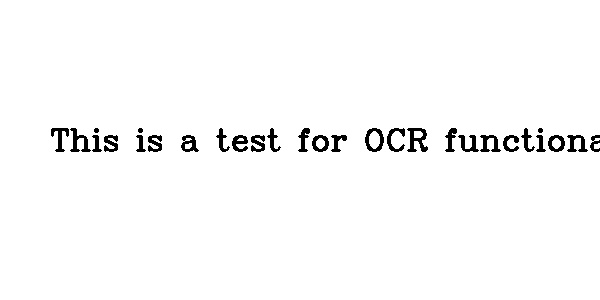
#> input picture ocr_test_image.jpg, 600 x 300 px
$ python -i standalone_ocr.py   (imports and definitions only)
#> lines starting #> are read from the running program, lines starting #| are printed output that depends on the picture; after the words box and inside, x2 and y2 are one past the last pixel; in counts of white or black regions, pixels touching at a corner belong together
#> further down, picture is the input picture: shape (300, 600, 3); min 0, max 255, mean 249.2
import cv2
import pytesseract
import os
import tkinter as tk
from tkinter import messagebox, filedialog, Button, Label, Frame, TOP, BOTTOM, LEFT, RIGHT, X, Y, BOTH
import numpy as np
import time
from PIL import Image, ImageTk
import threading

class StandaloneOCR:
    def __init__(self):
        # Set Tesseract path
        pytesseract.pytesseract.tesseract_cmd = r'C:\Program Files\Tesseract-OCR\tesseract.exe'

        # Create directories
        self.results_dir = "ocr_results"
        if not os.path.exists(self.results_dir):
            os.makedirs(self.results_dir)

        # Check if Tesseract is available
        try:
            pytesseract.get_tesseract_version()
#> (this line was passed over: pytesseract is not available in this run)
            print("Tesseract OCR initialized successfully")
            self.tesseract_available = True
        except Exception as e:
            print(f"Error initializing Tesseract: {e}")
            self.tesseract_available = False

        # Live mode variables
        self.live_mode_active = False
        self.live_thread = None
        self.last_ocr_text = ""
        self.ocr_cooldown = 1.0  # seconds between OCR attempts in live mode
        self.last_ocr_time = 0

    # [108 lines left out: function capture_from_webcam, not called in this run]

    def process_image(self, image):
        """Process image for better OCR results"""
        if image is None:
            print("Error: Cannot process None image")
            return None

        try:
            # Convert to grayscale
            gray = cv2.cvtColor(image, cv2.COLOR_BGR2GRAY)

            # Increase contrast using CLAHE
            clahe = cv2.createCLAHE(clipLimit=2.0, tileGridSize=(8, 8))
            enhanced = clahe.apply(gray)

            # Apply noise reduction
            denoised = cv2.fastNlMeansDenoising(enhanced, None, 10, 7, 21)

            # Try different thresholding methods
            # 1. Adaptive thresholding
            thresh1 = cv2.adaptiveThreshold(denoised, 255, cv2.ADAPTIVE_THRESH_GAUSSIAN_C,
                                         cv2.THRESH_BINARY, 11, 2)
#> thresh1: shape (300, 600); 97.7% white; 31 black regions (2 under 20 px), largest, box (x1, y1, x2, y2) and area: (407, 128, 428, 152) 264, (70, 128, 91, 152) 212, (365, 128, 384, 152) 210

            # 2. Otsu's thresholding
            _, thresh2 = cv2.threshold(denoised, 0, 255, cv2.THRESH_BINARY + cv2.THRESH_OTSU)

            # Save the processed images for reference
            timestamp = time.strftime("%Y%m%d-%H%M%S")
            cv2.imwrite(os.path.join(self.results_dir, f"original_{timestamp}.jpg"), image)
            cv2.imwrite(os.path.join(self.results_dir, f"processed_adaptive_{timestamp}.jpg"), thresh1)
            cv2.imwrite(os.path.join(self.results_dir, f"processed_otsu_{timestamp}.jpg"), thresh2)

            try:
                # Display the processing steps
                # Ensure all images are valid and properly formatted
                if image is not None and gray is not None and thresh1 is not None and thresh2 is not None:
                    # Create a stack of images
                    h, w = image.shape[:2]
#> h = 300; w = 600
                    h_new = h // 2
#> h_new = 150
                    w_new = w // 2
#> w_new = 300

                    # Ensure minimum size
                    h_new = max(h_new, 200)
#> h_new = 200
                    w_new = max(w_new, 200)

                    # Resize images for display
                    img_resized = cv2.resize(image, (w_new, h_new))
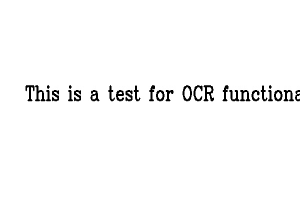
#> img_resized: shape (200, 300, 3); min 0, max 255, mean 249.2
                    gray_resized = cv2.resize(gray, (w_new, h_new))
                    thresh1_resized = cv2.resize(thresh1, (w_new, h_new))
                    thresh2_resized = cv2.resize(thresh2, (w_new, h_new))

                    # Convert grayscale to BGR for stacking
                    gray_bgr = cv2.cvtColor(gray_resized, cv2.COLOR_GRAY2BGR)
                    thresh1_bgr = cv2.cvtColor(thresh1_resized, cv2.COLOR_GRAY2BGR)
                    thresh2_bgr = cv2.cvtColor(thresh2_resized, cv2.COLOR_GRAY2BGR)

                    # Create display layout (2x2 grid)
                    top_row = np.hstack((img_resized, gray_bgr))
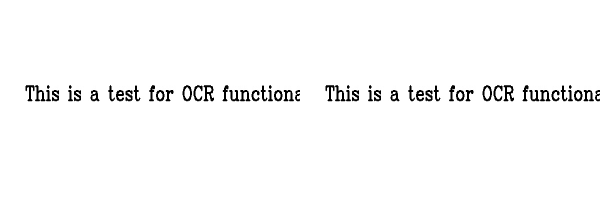
#> top_row: shape (200, 600, 3); min 0, max 255, mean 249.2
                    bottom_row = np.hstack((thresh1_bgr, thresh2_bgr))

                    # Check that the arrays can be stacked
                    if top_row.shape == bottom_row.shape:
                        display = np.vstack((top_row, bottom_row))
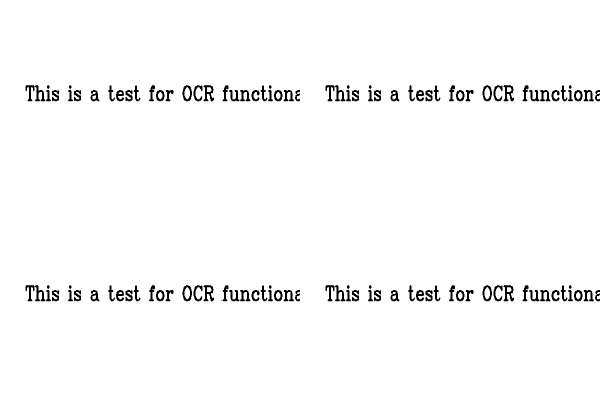
#> display: shape (400, 600, 3); min 0, max 255, mean 249.2

                        # Add labels
                        cv2.putText(display, "Original", (10, 30), cv2.FONT_HERSHEY_SIMPLEX, 0.8, (0, 255, 0), 2)
                        cv2.putText(display, "Grayscale", (w_new + 10, 30), cv2.FONT_HERSHEY_SIMPLEX, 0.8, (0, 255, 0), 2)
                        cv2.putText(display, "Adaptive Threshold", (10, h_new + 30), cv2.FONT_HERSHEY_SIMPLEX, 0.8, (0, 255, 0), 2)
                        cv2.putText(display, "Otsu Threshold", (w_new + 10, h_new + 30), cv2.FONT_HERSHEY_SIMPLEX, 0.8, (0, 255, 0), 2)
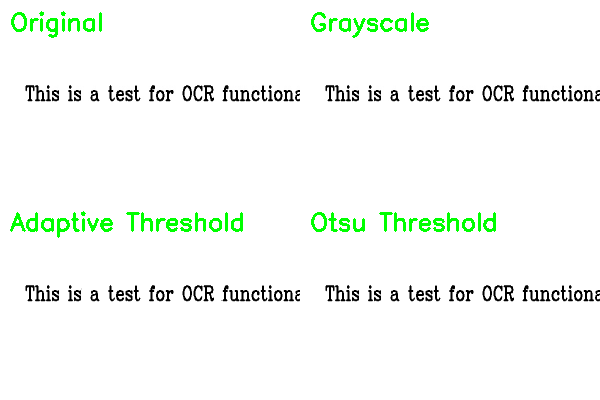
#> display: shape (400, 600, 3); mean B, G, R 244.4, 249.2, 244.4

                        # Create window
                        cv2.namedWindow("Processing Steps", cv2.WINDOW_NORMAL)
                        cv2.resizeWindow("Processing Steps", 1280, 720)

                        # Show the display
                        cv2.imshow("Processing Steps", display)
                        cv2.waitKey(2000)  # Show for 2 seconds
                        cv2.destroyAllWindows()
                    else:
                        print("Warning: Could not create processing display due to mismatched shapes")
            except Exception as e:
                print(f"Warning: Could not display processing steps: {e}")
                # Continue with processing even if display fails

            # For better OCR results, use the adaptive thresholding
            return thresh1

        except Exception as e:
            print(f"Error during image processing: {e}")
            return None

    # [455 lines left out: functions perform_ocr, perform_quick_ocr, save_results, run_live_ocr, update_video, toggle_live_mode and 5 more, not called in this run]

# [6 lines not run here, left out]

>>> import cv2
>>> picture = cv2.imread('ocr_test_image.jpg')
>>> result = StandaloneOCR().process_image(picture)
